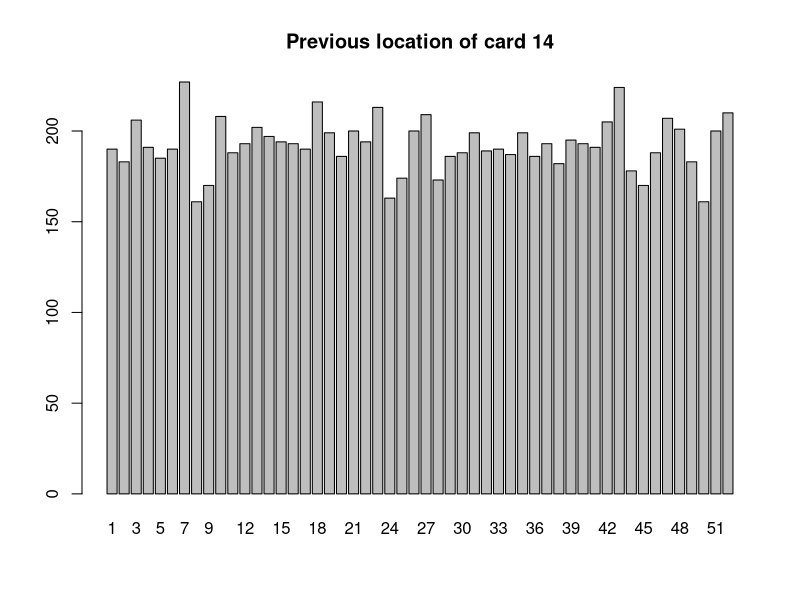
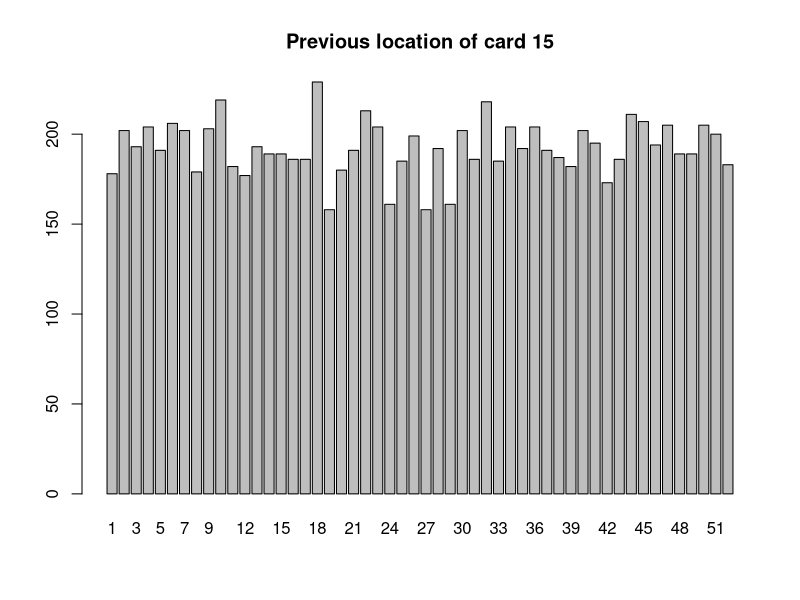
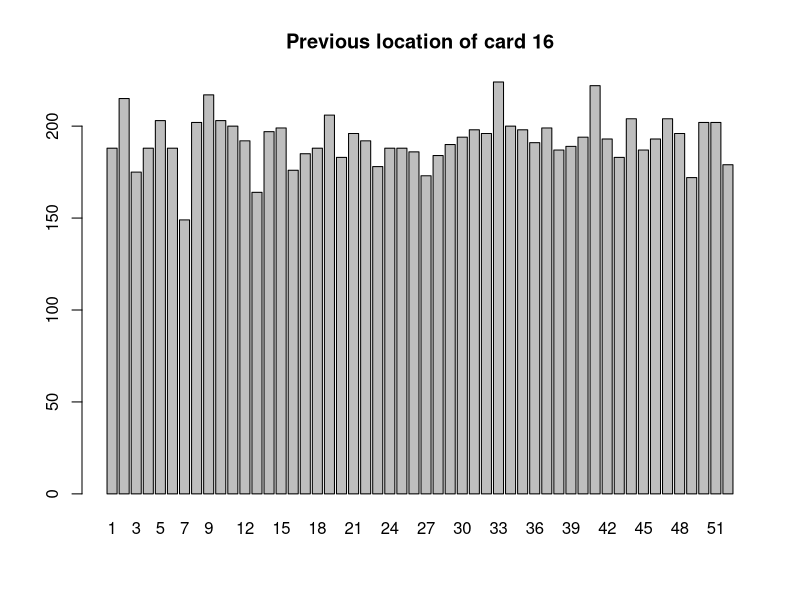
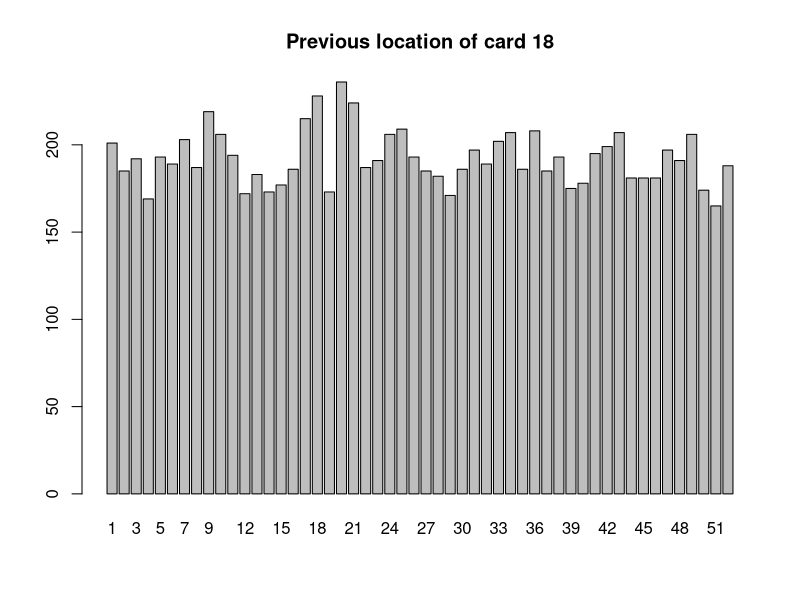
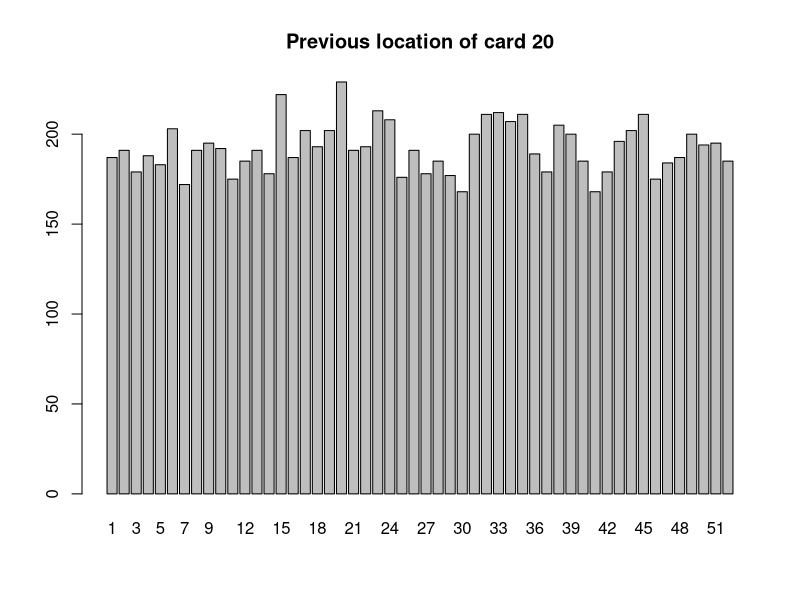
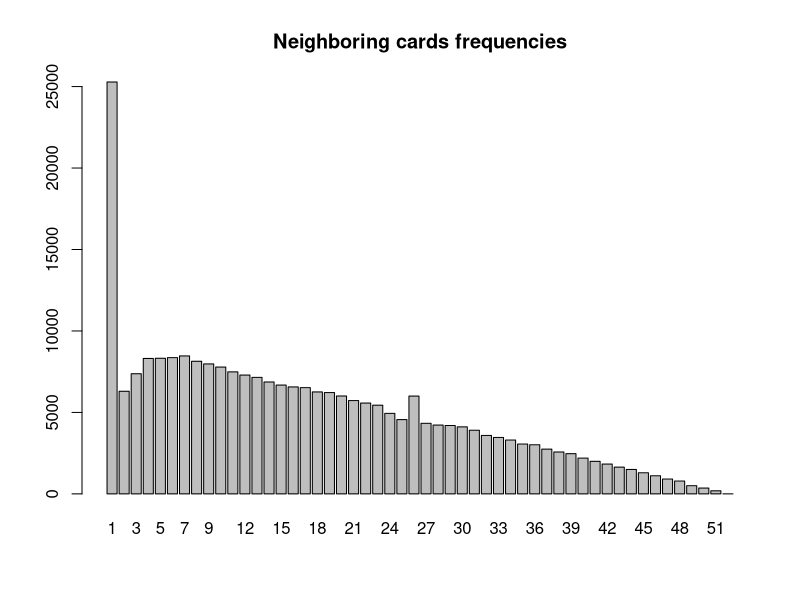
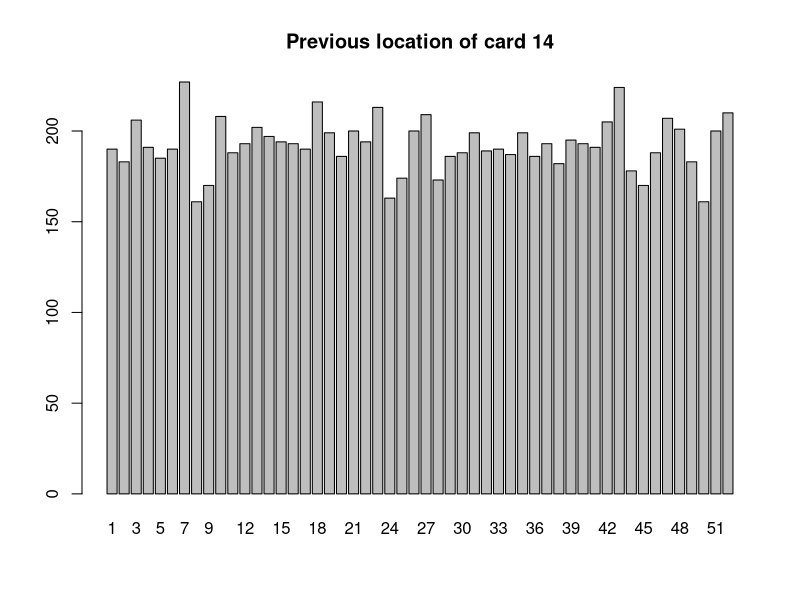
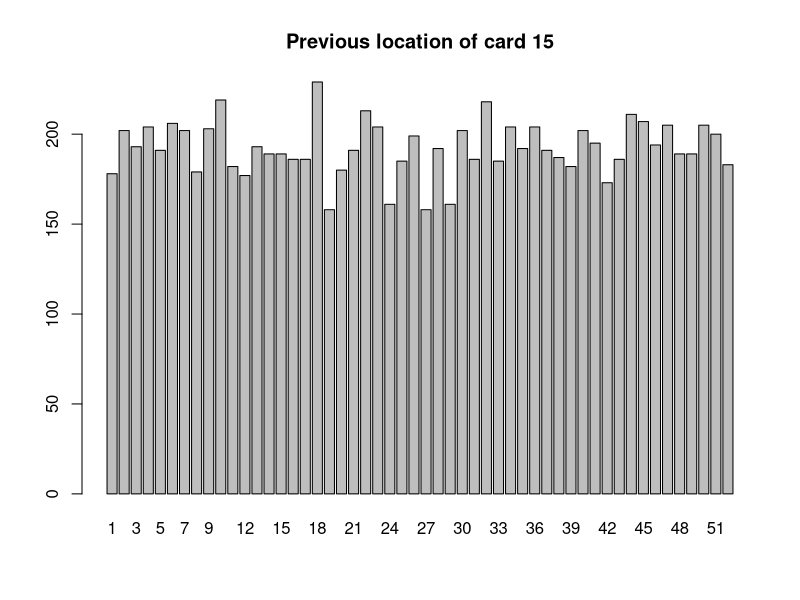

Reproduce these figures in R, in order. (Note: a time limit stopped this script after it produced the figures.)
## ---- chunk 1
library(ggplot2)
## ---- chunk 2
shift = function(vec, n) {
  len = length(vec)
  new_vec = c(vec[(len - n):len], vec[1:(len - n - 1)])
  return(new_vec)
}
## ---- chunk 3
swap_inner = function(vec1, vec2) {
  # Slice vectors into only inner columns
  vec1_inner = vec1[ceiling(length(vec1) / 2):length(vec1)]
  vec2_inner = vec2[ceiling(length(vec2) / 2):length(vec2)]
  
  len1 = length(vec1_inner)
  len2 = length(vec2_inner)
  
  # Probability of the swap coming from vec1 to vec2
  p = len1 / (len1 + len2)
  condition = sample(0:1, 1, prob = c(p, (1 - p)))
  # Choose which vector to swap from
  if (condition == 1) {
    swap_out = vec1_inner
    swap_in = vec2_inner
  }
  else {
    swap_out = vec2_inner
    swap_in = vec1_inner
  }
  
  # Inner swap card index will be binomial distributed
  # Ensure index will never be first or last element
  i = rbinom(1, (length(swap_out) - 1), 0.5) + 1
  
  # Choose group size (1 to 6 cards)
  # Use truncated Poisson for distribution
  n = rbinom(1, 6, 0.5)
  #n = tpois(4)
  
  # Code if-else for if n=0 then break
  # I cannot get this to work for tpois because sometimes n==0
  # The same problem will persist from swap_outer function as well
  if (n == 0) {
    return()
  }
  else {
    # Swap cards
    if ((i + n) > length(swap_out)) {
      # Then card group is [(i-n):i]
      swap_in = c(swap_in[1:(i - n - 1)],
                  swap_out[(i - n):i],
                  swap_in[(i - n):length(swap_in)])
      swap_out = c(swap_out[1:(i - n - 1)],
                   swap_out[(i + 1):length(swap_out)])
    }
    else {
      # Then card group is [i:n]
      swap_in = c(swap_in[1:(i - 1)],
                  swap_out[i:(i + n)],
                  swap_in[i:length(swap_in)])
      swap_out = c(swap_out[1:(i - 1)],
                   swap_out[(i + n + 1):length(swap_out)])
    }
    
    # Join vector halves back together
    if (condition == 1) {
      # Inner swap was left to right
      vec1_new = c(vec1[1:(ceiling(length(vec1) / 2) - 1)], swap_out)
      vec2_new = c(vec2[1:(ceiling(length(vec2) / 2) - 1)], swap_in)
    }
    else {
      # Inner swap was right to left
      vec1_new = c(vec1[1:(ceiling(length(vec1) / 2) - 1)], swap_in)
      vec2_new = c(vec2[1:(ceiling(length(vec2) / 2) - 1)], swap_out)
    }
    
    left = vec1_new
    right = vec2_new
  }
}
## ---- chunk 4
swap_outer = function(vec1, vec2) {
  # Slice vectors into columns
  vec1_outer = vec1[1:(ceiling(length(vec1) / 2) - 1)]
  vec2_inner = vec2[ceiling(length(vec2) / 2):length(vec2)]
  vec1_inner = vec1[ceiling(length(vec1) / 2):length(vec1)]
  vec2_outer = vec2[1:(ceiling(length(vec2) / 2) - 1)]
  
  len1_outer = length(vec1_outer)
  len2_inner = length(vec2_inner)
  len1_inner = length(vec1_inner)
  len2_outer = length(vec2_inner)
  
  # Probability of the swap coming from vec1 to vec2
  p = len1_outer / (len1_outer + len2_outer)
  condition = sample(0:1, 1, prob = c(p, (1 - p)))
  
  # Choose which vector to swap from
  if (condition == 1) {
    out_to_in = sample(0:1, 1)
    if (out_to_in == 1) {
      swap_out = vec1_outer
      swap_in = vec2_inner
    }
    else if (out_to_in == 0) {
      swap_out = vec2_inner
      swap_in = vec1_outer
    }
  }
  else {
    out_to_in = sample(0:1, 1)
    if (out_to_in == 1) {
      swap_out = vec2_outer
      swap_in = vec1_inner
    }
    else if (out_to_in == 0) {
      swap_out = vec1_inner
      swap_in = vec2_outer
    }
  }
  
  # Inner swap card index will be binomial distributed
  # Ensure index will never be first or last element
  i = rbinom(1, (length(swap_out) - 1), 0.5) + 1
  
  # Choose group size (1 to 6 cards)
  # Use truncated Poisson for distribution
  n = rbinom(1, 2, 0.5)
  
  # Code if-else for if n=0 then break
  
  # Swap cards
  if ((i + n) > length(swap_out)) {
    # Then card group is [(i-n):i]
    swap_in = c(swap_in[1:(i - n - 1)],
                swap_out[(i - n):i],
                swap_in[(i - n):length(swap_in)])
    swap_out = c(swap_out[1:(i - n - 1)],
                 swap_out[(i + 1):length(swap_out)])
  }
  else {
    # Then card group is [i:n]
    swap_in = c(swap_in[1:(i - 1)],
                swap_out[i:(i + n)],
                swap_in[i:length(swap_in)])
    swap_out = c(swap_out[1:(i - 1)],
                 swap_out[(i + n + 1):length(swap_out)])
  }
  
  # Join vector halves back together
  if (condition == 1) {
    # Outer swap on left side
    if (out_to_in == 1) {
      left = c(swap_out, vec1_inner)
      right = c(vec2_outer, swap_in)
    }
    else if (out_to_in == 0) {
      left = c(swap_in, vec1_inner)
      right = c(vec2_outer, swap_out)
    }
  }
  else {
    # Outer swap on right side
    if (out_to_in == 1) {
      left = c(vec1_outer, swap_in)
      right = c(swap_out, vec2_inner)
    }
    else if (out_to_in == 0) {
      left = c(vec1_outer, swap_out)
      right = c(swap_in, vec2_inner)
    }
  }
}
## ---- chunk 5
gather = function(vec1, vec2) {
  # Slice vectors into columns
  col1 = vec1[ceiling(length(vec1) / 2):length(vec1)]
  col2 = vec1[1:(ceiling(length(vec1) / 2) - 1)]
  col3 = vec2[ceiling(length(vec2) / 2):length(vec2)]
  col4 = vec2[1:(ceiling(length(vec2) / 2) - 1)]
  columns = list(col1, col2, col3, col4)
  
  # Create an empty deck
  deck = c()
  counter = 52
  cols = 4
  
  while (counter != 0) {
    n = rbinom(1, 6, 0.5)
    i = sample(cols, 1)
    len = length(columns[[i]])
    
    if (n == 0) {
      next
    }
    else if (len > 0) {
      if (len > n) {
        slice = tail(columns[[i]], n)
        deck = c(slice, deck)
        columns[[i]] = columns[[i]][1:(len - n)]
        counter = counter - n
      }
      else if (len == n) {
        slice = columns[[i]]
        deck = c(slice, deck)
        columns[i] = NULL
        counter = counter - n
        cols = cols - 1
      }
      else if (len < n) {
        slice = columns[[i]]
        deck = c(slice, deck)
        columns[i] = NULL
        counter = counter - len
        cols = cols - 1
      }
    }
    else if (columns[[i]] == 0) {
      next
    }
  }
  
  return(deck)
}
## ---- chunk 6
tpois = function(lambda, max = 52) {
  vec = c(rep(0, max))
  for (x in 1:max) {
    vec[x] = ((lambda ^ x) * exp(-lambda)) / factorial(x)
  }
  denom = sum(vec)
  vec = vec / denom
  out = sample(1:max, size = 1, prob = vec)
  return(out)
}

reps = 100
vec = c()
for (k in 1:reps) {
  vec = c(vec, tpois(100))
}
vec
## ---- chunk 7
riffle = function(deck) {
  len = length(deck)
  split = rbinom(n = 1, size = len, prob = 0.5)
  A = deck[1:split]
  B = deck[(split + 1):len]
  deck_new = NULL # Empty deck
  
  for (i in 1:len) {
    # Calculate probability of dropping from A
    p = length(A) / (length(A) + length(B))
    
    # Now simulate a single binomial
    # If true, drop from portion A
    if (rbinom(1, 1, prob = p)) {
      deck_new = c(deck_new, A[length(A)])
      A = A[-length(A)]
    }
    else {
      deck_new = c(deck_new, B[length(B)])
      B = B[-length(B)]
    }
  }
  return(deck_new)
}
## ---- chunk 8
box = function(deck) {
  A = rbinom(n = 1, size = length(deck), prob = 1 / 4)
  B = rbinom(n = 1, size = (length(deck) - A), prob = 1 / 3)
  C = rbinom(n = 1, size = (length(deck) - A - B), prob = 1 / 2)
  D = length(deck) - C - B - A
  box = c(tail(deck, D), 
          deck[(A + B + 1):(A + B + C)], deck[(A + 1):(A + B)], deck[1:A])
  return(box)
}
## ---- chunk 9
cut = function(deck) {
  split = rbinom(1, 52, 0.5)
  A = deck[1:split]
  B = deck[(split + 1):52]
  new_deck = c(B, A)
  return(new_deck)
}
## ---- chunk 10
casino_shuffle = function(deck) {
  deck = riffle(deck)
  deck = riffle(deck)
  deck = box(deck)
  deck = riffle(deck)
  deck = cut(deck)
  return(deck)
}
## ---- chunk 11
reps = 10000

# Vectors to track previous locations of community cards
card14 = c(rep(0, 52))
card15 = c(rep(0, 52))
card16 = c(rep(0, 52))
card18 = c(rep(0, 52))
card20 = c(rep(0, 52))

# Vector to track neighboring card frequency
neighbors = c(rep(0, 52))

for (rep in 1:reps) {
  # Initialize cards
  left = c(1:13, rev(27:39))
  right = c(rev(40:52), 14:26)
  cycles = 4
  
  for (i in 1:cycles) {
    n = tpois(3) # Random length of shift
    left = shift(left, n)
    
    for (j in 1:5) {
      outer_inner = sample(0:1, 1)
      
      if (outer_inner == 1) {
        swap_inner(left, right)
      }
      else {
        swap_outer(left, right)
      }
    }
    
    n = tpois(3) # Random length of shift
    right = shift(right, n)
    
    for (j in 1:5) {
      outer_inner = sample(0:1, 1)
      
      if (outer_inner == 1) {
        swap_inner(left, right)
      }
      else {
        swap_outer(left, right)
      }
    }
  }
  
  deck = gather(left, right)
  deck = casino_shuffle(deck)
  
  # Record previous positions of cards
  card14[deck[14]] = card14[deck[14]] + 1
  card15[deck[15]] = card15[deck[15]] + 1
  card16[deck[16]] = card16[deck[16]] + 1
  card18[deck[18]] = card18[deck[18]] + 1
  card20[deck[20]] = card20[deck[20]] + 1
  
  # Record neighboring card positions
  for (k in 1:52) {
    neighbors[k] = neighbors[k] + sum(diff(deck) == k)
  }
}
deck
## ---- chunk 12
jpeg(file = "card14_plot_wash_and_cs.jpeg",
     width = 480,
     height = 240)
card14_plot = barplot(card14, names = 1:52, main = "Previous location of card 14")
dev.off()

jpeg(file = "card15_plot_wash_and_cs.jpeg",
     width = 480,
     height = 240)
card15_plot = barplot(card15, names = 1:52, main = "Previous location of card 15")
dev.off()

jpeg(file = "card16_plot_wash_and_cs.jpeg",
     width = 480,
     height = 240)
card16_plot = barplot(card16, names = 1:52, main = "Previous location of card 16")
dev.off()

jpeg(file = "card18_plot_wash_and_cs.jpeg",
     width = 480,
     height = 240)
card18_plot = barplot(card18, names = 1:52, main = "Previous location of card 18")
dev.off()

jpeg(file = "card20_plot_wash_and_cs.jpeg",
     width = 480,
     height = 240)
card20_plot = barplot(card20, names = 1:52, main = "Previous location of card 20")
dev.off()

card14_plot = barplot(card14, names = 1:52, main = "Previous location of card 14")
card15_plot = barplot(card15, names = 1:52, main = "Previous location of card 15")
card16_plot = barplot(card16, names = 1:52, main = "Previous location of card 16")
card18_plot = barplot(card18, names = 1:52, main = "Previous location of card 18")
card20_plot = barplot(card20, names = 1:52, main = "Previous location of card 20")
neighbors_plot = barplot(neighbors, names = 1:52, main = "Neighboring cards frequencies")
## ---- chunk 13
reps = 100000

# Vectors to track previous locations of community cards
card14_casino = c(rep(0, 52))
card15_casino = c(rep(0, 52))
card16_casino = c(rep(0, 52))
card18_casino = c(rep(0, 52))
card20_casino = c(rep(0, 52))

# Vector to track neighboring card frequency
neighbors_casino = c(rep(0, 52))

for (rep in 1:reps) {
  deck = 1:52
  deck = casino_shuffle(deck)
  
  # Record previous positions of cards
  card14_casino[deck[14]] = card14_casino[deck[14]] + 1
  card15_casino[deck[15]] = card15_casino[deck[15]] + 1
  card16_casino[deck[16]] = card16_casino[deck[16]] + 1
  card18_casino[deck[18]] = card18_casino[deck[18]] + 1
  card20_casino[deck[20]] = card20_casino[deck[20]] + 1
  
  # Record neighboring card positions
  for (k in 1:52) {
    neighbors_casino[k] = neighbors_casino[k] + sum(diff(deck) == k)
  }
}
## ---- chunk 14
data = data.frame(
  cards = (1:52),
  neighbors = neighbors,
  neighbors_casino = neighbors_casino
)
## ---- chunk 15
ggplot(data, aes(x = cards)) + 
  geom_bar(aes(y = neighbors_casino, fill = "Vector 2"), stat = "identity") +
  scale_fill_manual(name = "Vector",
                    values = c("Vector 1" = "turquoise3", "Vector 2" = "tomato"))
## ---- chunk 16
func = swap_inner
debug(func)
left = c(1:13, rev(27:39))
right = c(rev(40:52), 14:26)
swap_inner(left, right)
undebug(func)
